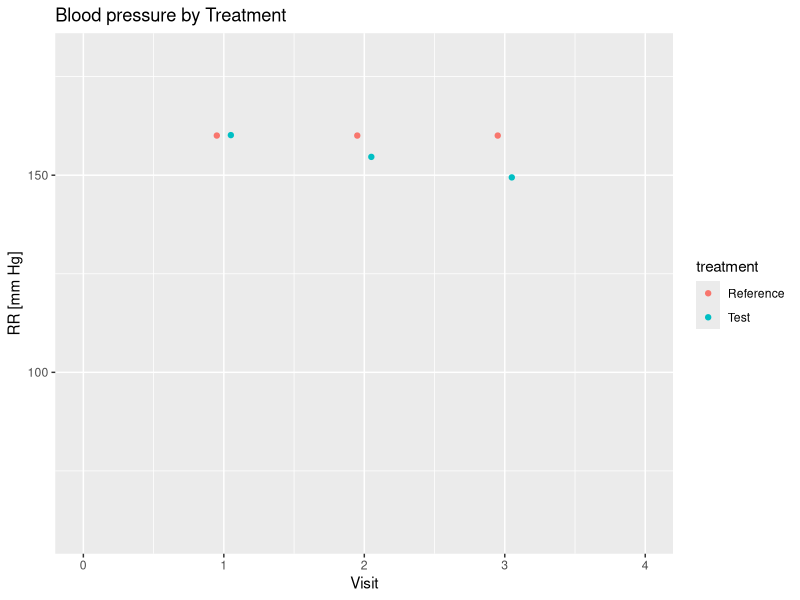
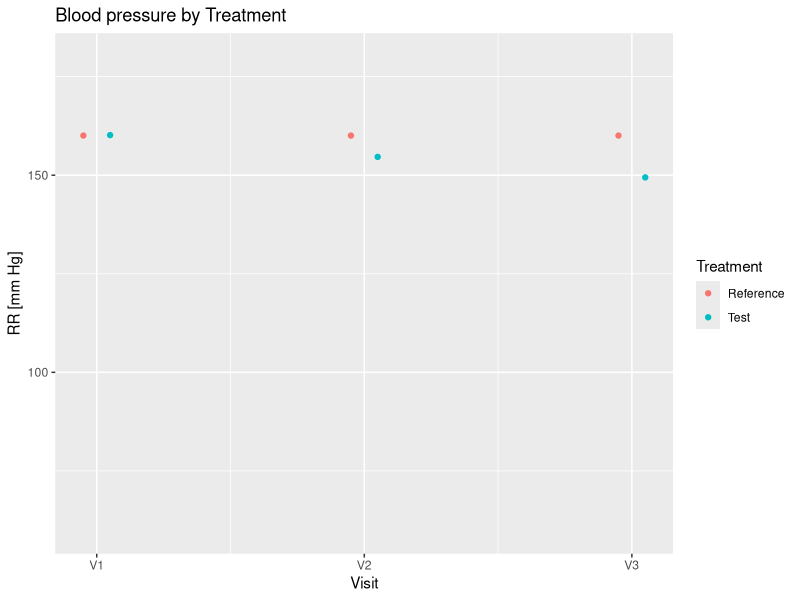
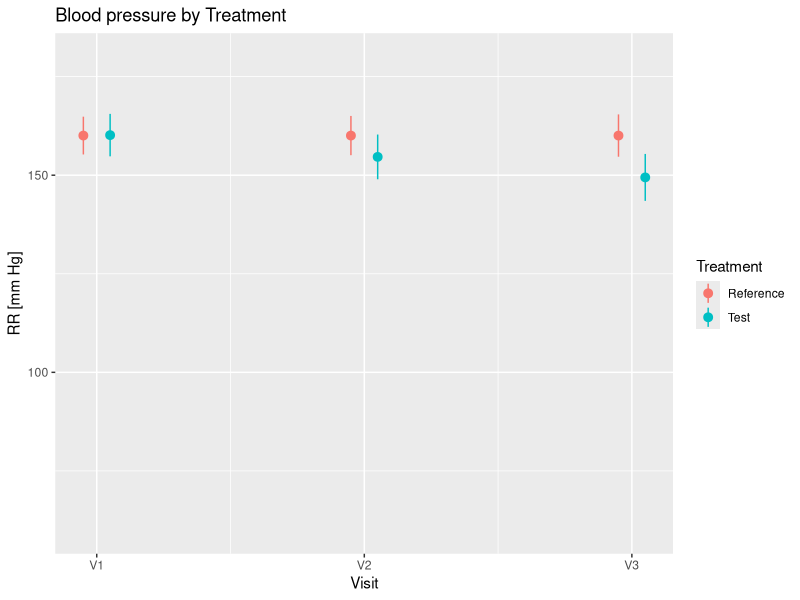
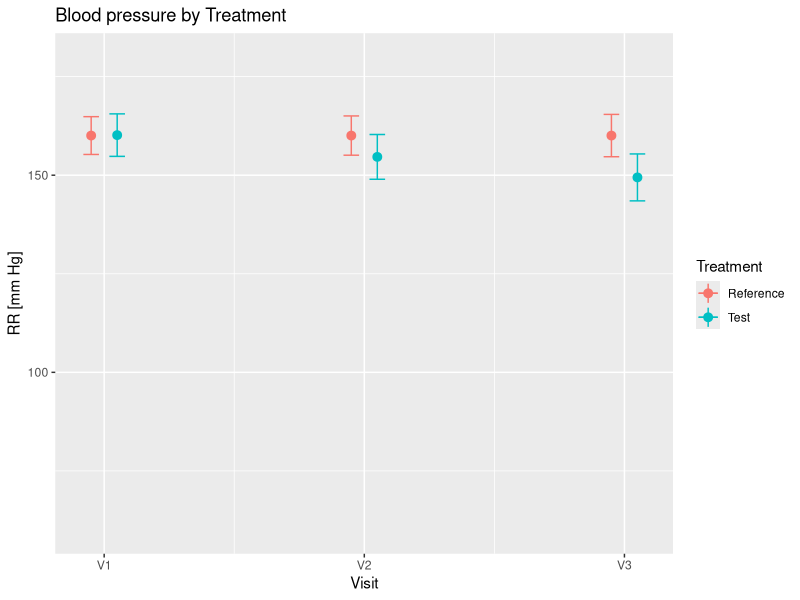
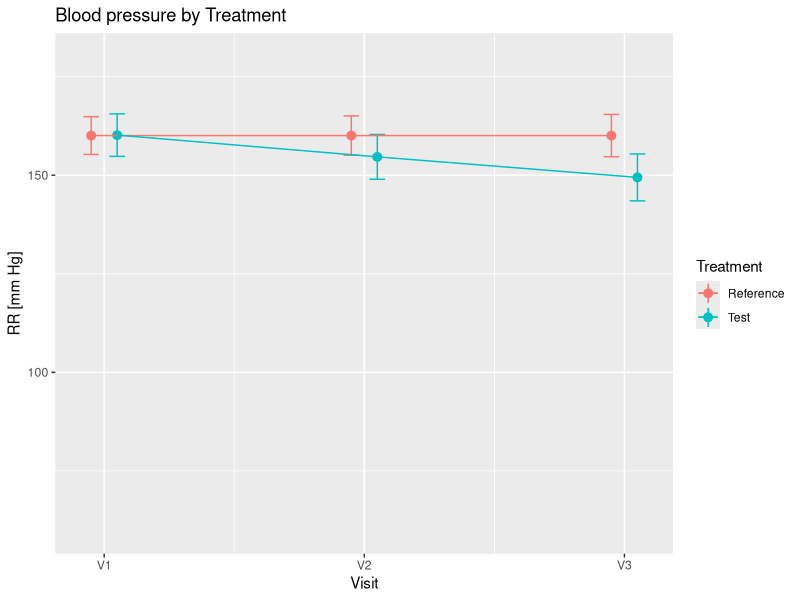
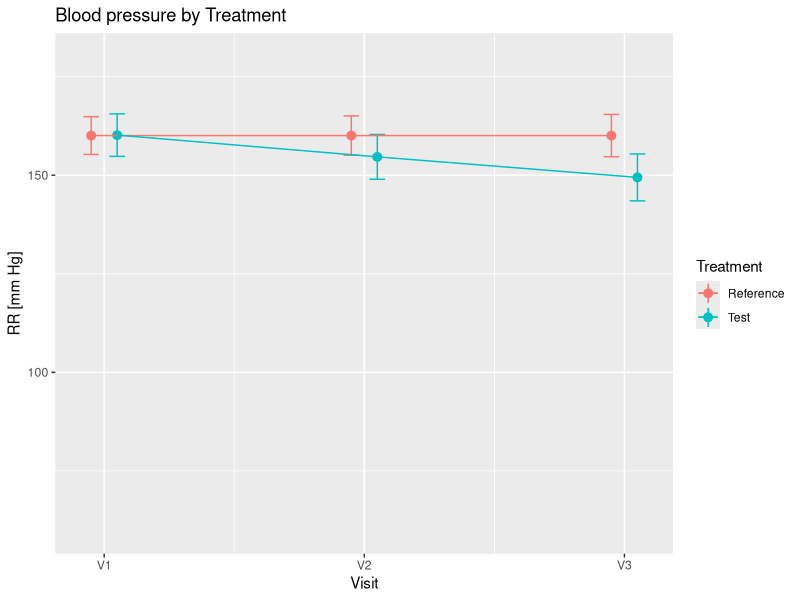

These charts were generated, in order, by the following R code:
## ------------------------------------------------------------------------------------------------
suppressPackageStartupMessages(library(tidyverse))
suppressPackageStartupMessages(library(ggplot2))
suppressPackageStartupMessages(library(flextable))
suppressPackageStartupMessages(library(officer))



## ------------------------------------------------------------------------------------------------

# Startwert für Zufallszahlengenerator
set.seed(123)
# Zahl der Studienteilnehmer festlegen
n <- 500
# Folge 1 bis 500 speichern
id <- seq(1, n)
# Zufallswerte aus der Menge {"Test", "Reference"} mit den Wahrscheinlichkeiten (0.5, 0.5)
treatment <- sample(c("Test", "Reference"), n, replace = TRUE, prob = c(0.5, 0.5))
# Zufallswerte aus der Menge {"Female", "Male"} mit den Wahrscheinlichkeiten (0.5, 0.5)
gender <- sample(c("Female", "Male"), n, replace = TRUE, prob = c(0.5, 0.5))
# Gleichförmig verteilte Zufallszahlen aus dem Bereich 18 bis 65
age <- round(runif(n, 18, 65), 0)
summary(age)
# Normalverteilte Zufallszahlen mit Mittelwert 140 und SD 5 und Offset für Test-Behandlungsarm
bp_v1 <- round(rnorm(n, 160, 5))
bp_v2 <- round(bp_v1 + rnorm(n, 0, 2) + ifelse(treatment == "Test", rnorm(1, -5, 1), 0), 0)
bp_v3 <- round(bp_v2 + rnorm(n, 0, 2) + ifelse(treatment == "Test", rnorm(1, -5, 1), 0), 0)
# Speichern als data.frame, rechteckige Tabellenstruktur wie in einem SAS data set.
df <- data.frame(id, treatment, gender, age, bp_v1, bp_v2, bp_v3)
# head() gibt die ersten Zeilen einer Tabelle aus
head(df)



## ------------------------------------------------------------------------------------------------

df_long <- df %>% 
  pivot_longer(cols = -c(id, treatment, gender, age), names_to = "Visit", values_to = "RR")
head(df_long)



## ------------------------------------------------------------------------------------------------


plot_df <- df_long %>%
  group_by(treatment, Visit) %>%
  summarize(m = mean(RR),
            s = sd(RR)) %>%
  ungroup()

plot_df <- plot_df %>% mutate(visitn = case_when(
                            Visit == "bp_v1" ~ 1,
                            Visit == "bp_v2" ~ 2,
                            Visit == "bp_v3" ~ 3))
plot_df$visitn <- ifelse(plot_df$treatment == "Reference", 
                         plot_df$visitn - 0.05, 
                         plot_df$visitn + 0.05)

head(plot_df)



## ------------------------------------------------------------------------------------------------

plt <- ggplot(data = plot_df, aes(x = visitn, y = m, color = treatment)) +
  geom_point() +
  ggtitle("Blood pressure by Treatment") +
  xlab("Visit") +
  xlim(0, 4) +
  ylab("RR [mm Hg]") +
  ylim(60, 180)
plt



## ------------------------------------------------------------------------------------------------

plt <- plt + 
  scale_color_discrete(name = "Treatment", labels = c("Reference", "Test")) +
  scale_x_continuous(breaks = c(1, 2, 3), labels= c("V1", "V2", "V3"))
plt



## ------------------------------------------------------------------------------------------------

plt <- plt + 
  geom_pointrange(aes(ymin = m - s, ymax = m + s))
plt



## ------------------------------------------------------------------------------------------------

plt <- plt + 
  geom_segment(aes(x = visitn - 0.03, xend = visitn + 0.03, y = m + s, yend = m + s)) +
  geom_segment(aes(x = visitn - 0.03, xend = visitn + 0.03, y = m - s, yend = m - s))
plt



## ------------------------------------------------------------------------------------------------

plt <- plt + geom_line()
plt



## ------------------------------------------------------------------------------------------------

ggsave(filename = "t4_meanplot.png", plot = plt)



## ------------------------------------------------------------------------------------------------

txt <- "Und hier kommt noch weiterer Text für das Dokument."

my_doc <- read_docx() %>% 
  body_add_par("Erster importierter Plot im Word-Dokument.") %>%
  body_add_par("Zweite Zeile.") %>%
  body_add_par("") %>%
  body_add_par(txt) %>%
  body_add_par("") %>%
  body_add_gg(plt)
print(my_doc, target = "t4_meanplot.docx")
